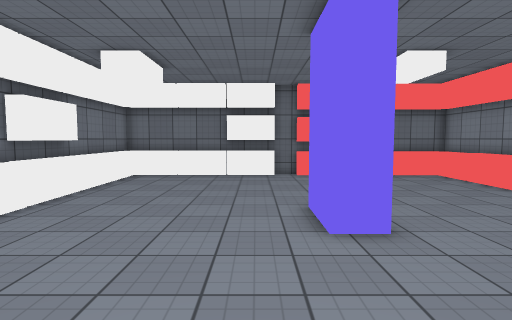
View 1 (above)

12 first-person views from a walk through a Unity game level. The camera is 1.5 m above the floor, tilts 4° down and sees 80° across. The floor is counted in squares, 0.77 m on a side. Each view is taken from the middle of a square. On the plan, view 1 faces up. The plan holds only what a view shows up to about 17 squares ahead; the rest is blank. The player is left out. Surface patterns are stand-ins for the level's own textures.

View 2
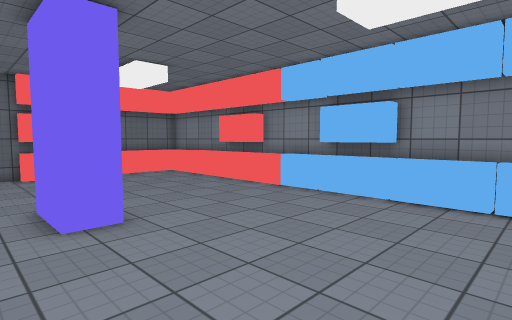

View 3
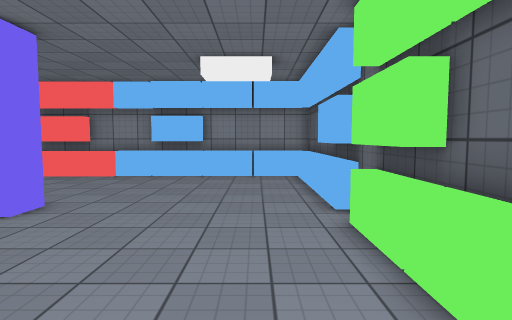

View 4
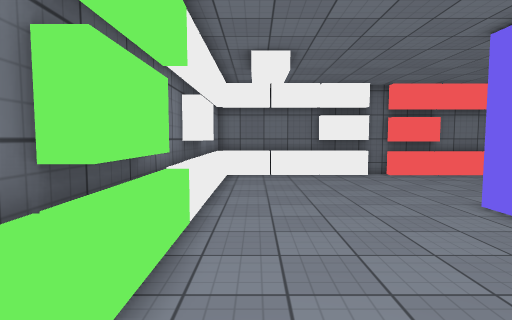

View 5
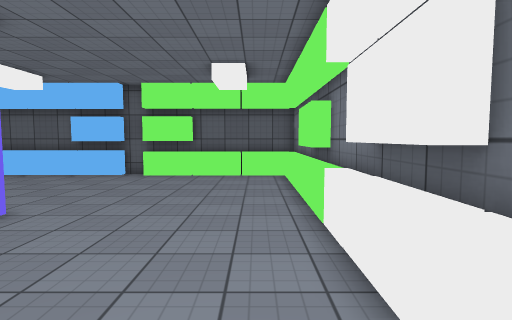

View 6
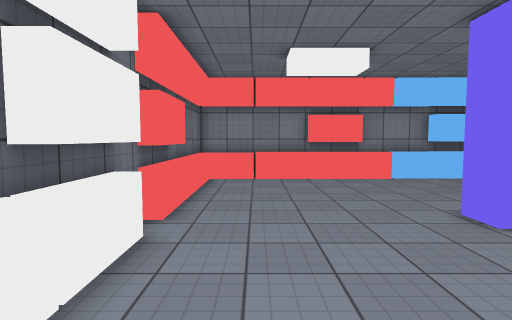

View 7
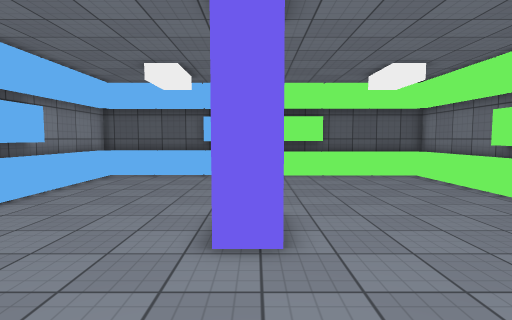

View 8
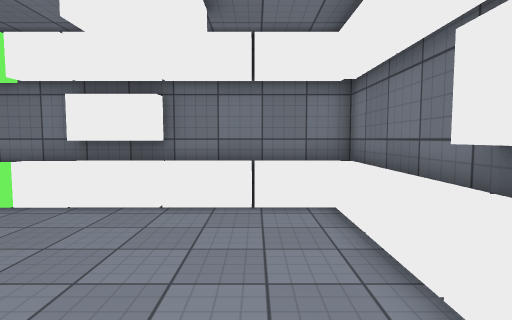

View 9
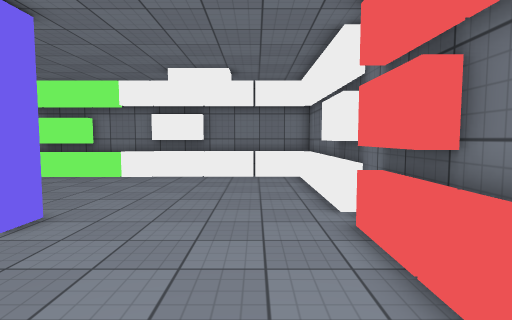

View 10
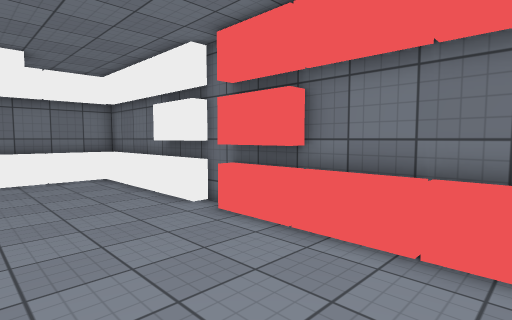

View 11
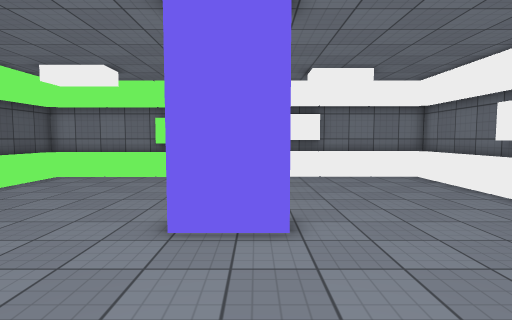

View 12
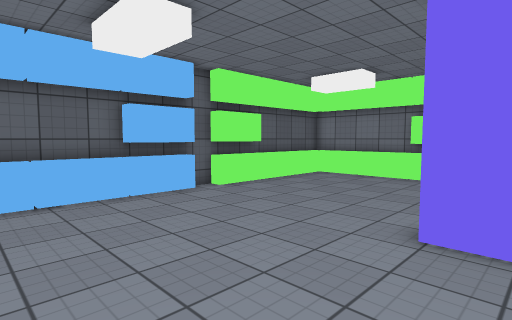

### Floor plan
Points are (right, up) in squares from view 1. A wall is a line through its corners. A room is listed if a view was taken in it or the views show most of it. See-through windows are left out.
Room 1 (views 1, 2, 3, 4, 5, 6, 7, 8, 9, 10, 11, 12)
walls: (1.5, 6.2) (1.5, 8.7) (2.8, 8.7) (2.8, 6.2) (1.5, 6.2); (9.7, 7.4) (9.7, 16.3) (2.2, 16.3) (2.2, 16.9); (-1.5, 16.2) (-1.5, 16.9); (4.8, -2.1) (4.8, -2.8); (1, 16.9) (1, 16.3) (-6.6, 16.3) (-6.6, -2.2) (1, -2.2) (1, -2.9); (2.2, -2.9) (2.2, -2.2) (9.7, -2.2) (9.7, 7.2); (-1.5, -2.9) (-1.5, -2.1); (4.8, 16.9) (4.8, 16.2); (-7.1, -2.8) (10.4, -2.8) (10.4, 16.8) (-7.1, 16.8) (-7.1, -2.8)
low walls: (-1.6, 16.9) (-1.6, 16.2); (7.4, -2.1) (7.4, -2.8); (-4.3, 16.9) (-4.3, 16.2); (7.4, 16.9) (7.4, 16.2)

Where each view was taken, in squares from view 1:
view 1: 0 up, 0 right, facing up
view 2: 1 down, 0 right, facing up-right
view 3: 0 up, 6 left, facing right
view 4: 0 up, 5 left, facing up
view 5: 14 up, 5 left, facing down
view 6: 14 up, 5 left, facing right
view 7: 14 up, 2 right, facing down
view 8: 14 up, 2 right, facing left
view 9: 14 up, 9 right, facing left
view 10: 11 up, 9 right, facing up-left
view 11: 8 up, 9 right, facing left
view 12: 8 up, 9 right, facing down-left
